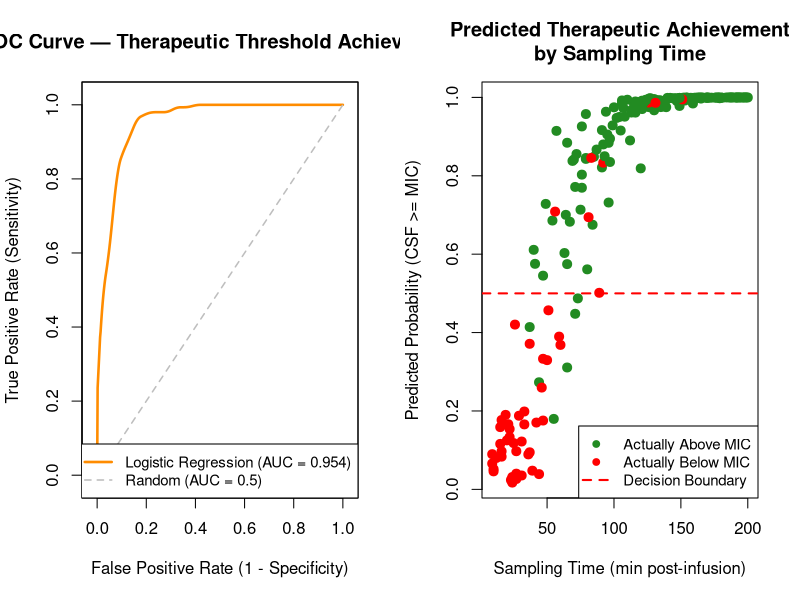
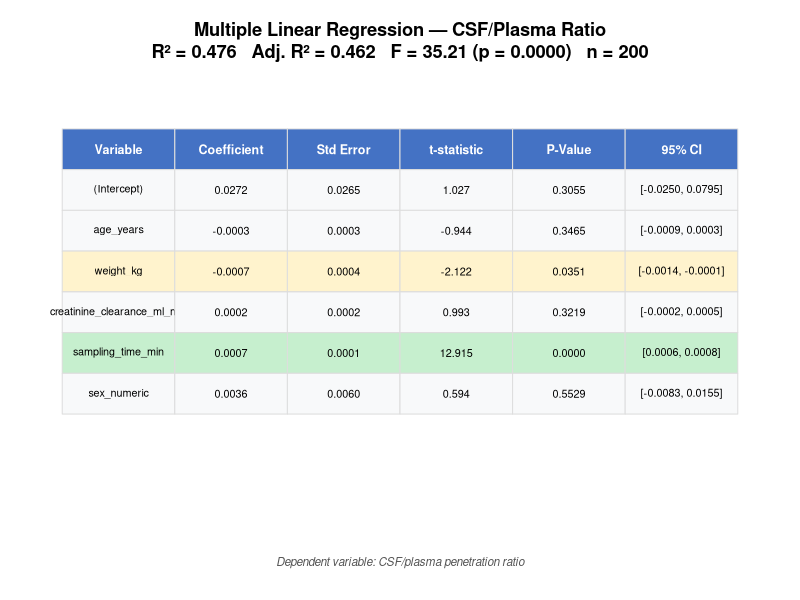

Here is the R script that generated these plots, in order:
# ==============================================================================
# Statistical Analysis: Doripenem BBB Penetration Study (R)
# ==============================================================================
# Based on: Margetis et al. (2011) "Penetration of Intact Blood-Brain Barrier
#           by Doripenem" — Antimicrob Agents Chemother, 55(7):3637-3638
#           https://pmc.ncbi.nlm.nih.gov/articles/PMC3122383/
#
# Analyses performed (NOT in the original paper):
#   Part A — Correlation & Multiple Linear Regression
#   Part B — Logistic Regression for Therapeutic Threshold + ROC/AUC
#
# Dataset: Synthetic (n=200), consistent with published PK profiles.
# ==============================================================================

# --- Install packages if needed ---
required_pkgs <- c("pROC", "car", "caret", "corrplot")
for (pkg in required_pkgs) {
  if (!requireNamespace(pkg, quietly = TRUE)) {
    install.packages(pkg, repos = "https://cloud.r-project.org", quiet = TRUE)
  }
}

library(pROC)
library(car)
library(caret)
library(corrplot)

# ==============================================================================
# 0. LOAD DATA
# ==============================================================================
df <- read.csv("doripenem_bbb_synthetic_data.csv", stringsAsFactors = FALSE)
df$sex_numeric <- ifelse(df$sex == "M", 1, 0)

cat("======================================================================\n")
cat("DORIPENEM BBB PENETRATION — STATISTICAL ANALYSIS (R)\n")
cat("======================================================================\n\n")
cat(sprintf("Dataset: n = %d patients\n", nrow(df)))
cat(sprintf("Therapeutic threshold met (CSF >= 0.25 ug/ml): %d/%d (%.1f%%)\n\n",
            sum(df$therapeutic_threshold_met), nrow(df),
            100 * mean(df$therapeutic_threshold_met)))

cat("--- Descriptive Statistics ---\n\n")
summary_vars <- df[, c("age_years", "weight_kg", "bmi",
                        "creatinine_clearance_ml_min", "sampling_time_min",
                        "plasma_concentration_ug_ml", "csf_concentration_ug_ml",
                        "csf_plasma_ratio")]
print(summary(summary_vars))

# ==============================================================================
# PART A: CORRELATION ANALYSIS & MULTIPLE LINEAR REGRESSION
# ==============================================================================
cat("\n\n======================================================================\n")
cat("PART A: CORRELATION ANALYSIS & MULTIPLE LINEAR REGRESSION\n")
cat("======================================================================\n")

# --- A1: Pearson Correlation Matrix ---
cat("\n--- A1: Pearson Correlation Matrix ---\n\n")
corr_vars <- c("age_years", "weight_kg", "bmi",
               "creatinine_clearance_ml_min", "sampling_time_min",
               "plasma_concentration_ug_ml", "csf_concentration_ug_ml",
               "csf_plasma_ratio")
corr_matrix <- cor(df[, corr_vars], method = "pearson")
print(round(corr_matrix, 3))

# --- A2: Spearman Correlations ---
cat("\n--- A2: Spearman Rank Correlations (CSF conc vs. covariates) ---\n\n")
spearman_vars <- c("sampling_time_min", "weight_kg", "age_years",
                   "creatinine_clearance_ml_min", "bmi",
                   "plasma_concentration_ug_ml")

for (v in spearman_vars) {
  test <- cor.test(df[[v]], df$csf_concentration_ug_ml, method = "spearman",
                   exact = FALSE)
  sig <- ifelse(test$p.value < 0.001, "***",
         ifelse(test$p.value < 0.01, "**",
         ifelse(test$p.value < 0.05, "*", "ns")))
  cat(sprintf("  CSF conc vs %35s: rho = %+.3f, p = %.4f %s\n",
              v, test$estimate, test$p.value, sig))
}

# --- A3: Multiple Linear Regression ---
cat("\n--- A3: Multiple Linear Regression ---\n")
cat("    Outcome: CSF/Plasma Ratio\n")
cat("    Predictors: age, weight, CrCl, sampling_time, sex\n\n")

ols_model <- lm(csf_plasma_ratio ~ age_years + weight_kg +
                  creatinine_clearance_ml_min + sampling_time_min +
                  sex_numeric, data = df)
print(summary(ols_model))

# Confidence intervals
cat("\n--- 95% Confidence Intervals for Coefficients ---\n\n")
print(round(confint(ols_model), 6))

# VIF for multicollinearity
cat("\n--- Variance Inflation Factors (VIF) ---\n\n")
vif_vals <- vif(ols_model)
for (i in seq_along(vif_vals)) {
  flag <- ifelse(vif_vals[i] > 5, " *** HIGH", "")
  cat(sprintf("  %35s: VIF = %.2f%s\n", names(vif_vals)[i], vif_vals[i], flag))
}

# NOTE: Figure 1 (correlation heatmap + scatter) is generated by analysis.py

# ==============================================================================
# PART B: LOGISTIC REGRESSION — THERAPEUTIC THRESHOLD
# ==============================================================================
cat("\n\n======================================================================\n")
cat("PART B: LOGISTIC REGRESSION — THERAPEUTIC THRESHOLD ACHIEVEMENT\n")
cat("======================================================================\n")
cat("\n    Outcome: CSF >= 0.25 ug/ml (binary)\n")
cat("    Predictors: age, weight, CrCl, sampling_time, sex\n\n")

# --- B1: Logistic Regression ---
logit_model <- glm(therapeutic_threshold_met ~ age_years + weight_kg +
                     creatinine_clearance_ml_min + sampling_time_min +
                     sex_numeric,
                   data = df, family = binomial(link = "logit"))
print(summary(logit_model))

# Odds ratios with 95% CI
cat("\n--- Odds Ratios with 95% CI ---\n\n")
or <- exp(coef(logit_model))
ci <- exp(confint(logit_model))
or_table <- data.frame(
  Odds_Ratio = round(or, 4),
  OR_lower_95 = round(ci[, 1], 4),
  OR_upper_95 = round(ci[, 2], 4),
  p_value = round(summary(logit_model)$coefficients[, 4], 4)
)
print(or_table)

# --- B2: Model Performance ---
pred_prob <- predict(logit_model, type = "response")
pred_class <- ifelse(pred_prob >= 0.5, 1, 0)

cat("\n--- Confusion Matrix ---\n\n")
cm <- confusionMatrix(factor(pred_class, levels = c(0, 1)),
                      factor(df$therapeutic_threshold_met, levels = c(0, 1)),
                      positive = "1")
print(cm)

# --- B3: ROC Curve & AUC ---
roc_obj <- roc(df$therapeutic_threshold_met, pred_prob, quiet = TRUE)
auc_val <- auc(roc_obj)

cat(sprintf("\n--- ROC Analysis ---\n"))
cat(sprintf("  AUC = %.3f\n", auc_val))
cat(sprintf("  95%% CI: %.3f - %.3f\n",
            ci.auc(roc_obj, quiet = TRUE)[1],
            ci.auc(roc_obj, quiet = TRUE)[3]))

# --- B4: Cross-Validation (5-fold) ---
cat("\n--- 5-Fold Cross-Validation ---\n\n")
set.seed(42)
train_ctrl <- trainControl(method = "cv", number = 5,
                           classProbs = TRUE,
                           summaryFunction = twoClassSummary)

df_cv <- df
df_cv$outcome <- factor(ifelse(df_cv$therapeutic_threshold_met == 1,
                               "Above", "Below"), levels = c("Below", "Above"))

cv_model <- train(outcome ~ age_years + weight_kg +
                    creatinine_clearance_ml_min + sampling_time_min +
                    sex_numeric,
                  data = df_cv, method = "glm", family = "binomial",
                  trControl = train_ctrl, metric = "ROC")
cat(sprintf("  CV AUC:      %.3f\n", cv_model$results$ROC))
cat(sprintf("  CV Sens:     %.3f\n", cv_model$results$Sens))
cat(sprintf("  CV Spec:     %.3f\n", cv_model$results$Spec))

# --- B5: ROC Plot (Figure 5) ---
png("figure5_logistic_regression.png", width = 1600, height = 700, res = 150)
par(mfrow = c(1, 2))

# Smoothed ROC curve — plot using original roc_obj with interpolated smoothing
# Use high-resolution interpolation on the original ROC for a smooth appearance
fpr_seq <- seq(0, 1, length.out = 500)
tpr_interp <- approx(1 - roc_obj$specificities, roc_obj$sensitivities,
                      xout = fpr_seq, method = "linear", ties = mean)$y
tpr_smooth <- stats::filter(tpr_interp, rep(1/15, 15), sides = 2)
# Fill NA edges from filter with original values
tpr_smooth[is.na(tpr_smooth)] <- tpr_interp[is.na(tpr_smooth)]
# Ensure monotonicity and endpoints
tpr_smooth <- cummax(tpr_smooth)
tpr_smooth[1] <- 0
tpr_smooth[length(tpr_smooth)] <- 1

plot(fpr_seq, tpr_smooth, type = "l", col = "darkorange", lwd = 2.5,
     xlim = c(-0.02, 1.02), ylim = c(-0.02, 1.02),
     main = "ROC Curve — Therapeutic Threshold Achievement",
     xlab = "False Positive Rate (1 - Specificity)",
     ylab = "True Positive Rate (Sensitivity)")
box(col = "black")
segments(0, 0, 1, 1, col = "gray", lty = 2, lwd = 1.5)
legend("bottomright",
       legend = c(sprintf("Logistic Regression (AUC = %.3f)", auc_val),
                  "Random (AUC = 0.5)"),
       col = c("darkorange", "gray"), lty = c(1, 2), lwd = c(2.5, 1.5),
       cex = 0.9)

# Predicted probability by sampling time
plot(df$sampling_time_min, pred_prob,
     col = ifelse(df$therapeutic_threshold_met == 1, "forestgreen", "red"),
     pch = 19, cex = 1.2,
     xlab = "Sampling Time (min post-infusion)",
     ylab = "Predicted Probability (CSF >= MIC)",
     main = "Predicted Therapeutic Achievement\nby Sampling Time")
abline(h = 0.5, col = "red", lty = 2, lwd = 2)
legend("bottomright",
       legend = c("Actually Above MIC", "Actually Below MIC", "Decision Boundary"),
       col = c("forestgreen", "red", "red"),
       pch = c(19, 19, NA), lty = c(NA, NA, 2), lwd = c(NA, NA, 2),
       cex = 0.9)

dev.off()
cat("\nSaved: figure5_logistic_regression.png\n")

# ==============================================================================
# ADDITIONAL TABLE FIGURES (R-generated)
# ==============================================================================

# --- Figure 3: Full OLS Regression Summary Table ---
ols_summary <- summary(ols_model)
ols_coefs <- ols_summary$coefficients
ols_ci <- confint(ols_model)

# Build table data
ols_tab <- data.frame(
  Variable = rownames(ols_coefs),
  Coefficient = sprintf("%.4f", ols_coefs[, "Estimate"]),
  Std_Error = sprintf("%.4f", ols_coefs[, "Std. Error"]),
  t_statistic = sprintf("%.3f", ols_coefs[, "t value"]),
  P_Value = sprintf("%.4f", ols_coefs[, "Pr(>|t|)"]),
  CI_95 = sprintf("[%.4f, %.4f]", ols_ci[, 1], ols_ci[, 2]),
  stringsAsFactors = FALSE
)

png("figure3_ols_summary.png", width = 1400, height = 500, res = 150)
par(mar = c(4, 1, 4, 1))
plot.new()

# Title
title(main = sprintf("Multiple Linear Regression — CSF/Plasma Ratio\nR² = %.3f   Adj. R² = %.3f   F = %.2f (p = %.4f)   n = %d",
                      ols_summary$r.squared, ols_summary$adj.r.squared,
                      ols_summary$fstatistic[1],
                      pf(ols_summary$fstatistic[1], ols_summary$fstatistic[2], ols_summary$fstatistic[3], lower.tail = FALSE),
                      nrow(df)),
      cex.main = 1.1, font.main = 2)

# Table content
col_names <- c("Variable", "Coefficient", "Std Error", "t-statistic", "P-Value", "95% CI")
n_rows <- nrow(ols_tab)
n_cols <- length(col_names)

# Draw table
x_positions <- seq(0.02, 0.98, length.out = n_cols + 1)
y_start <- 0.82
row_height <- 0.10

# Header
for (j in 1:n_cols) {
  rect(x_positions[j], y_start, x_positions[j + 1], y_start + row_height,
       col = "#4472c4", border = "#dddddd")
  text((x_positions[j] + x_positions[j + 1]) / 2, y_start + row_height / 2,
       col_names[j], col = "white", font = 2, cex = 0.75)
}

# Data rows
for (i in 1:n_rows) {
  y_pos <- y_start - i * row_height
  p_val <- ols_coefs[i, "Pr(>|t|)"]
  bg_col <- ifelse(p_val < 0.001, "#c6efce", ifelse(p_val < 0.05, "#fff3cd", "#f8f9fa"))
  row_data <- c(ols_tab$Variable[i], ols_tab$Coefficient[i], ols_tab$Std_Error[i],
                ols_tab$t_statistic[i], ols_tab$P_Value[i], ols_tab$CI_95[i])
  for (j in 1:n_cols) {
    rect(x_positions[j], y_pos, x_positions[j + 1], y_pos + row_height,
         col = bg_col, border = "#dddddd")
    text((x_positions[j] + x_positions[j + 1]) / 2, y_pos + row_height / 2,
         row_data[j], cex = 0.65)
  }
}

# Footnote
mtext("Dependent variable: CSF/plasma penetration ratio", side = 1, line = 1.5,
      cex = 0.7, font = 3, col = "#555555")

dev.off()
cat("Saved: figure3_ols_summary.png\n")

# NOTE: Figure 2 (p-value summary) and Figure 4 (odds ratios + forest plot)
#       are generated by analysis.py

# ==============================================================================
# SUMMARY
# ==============================================================================
cat("\n\n======================================================================\n")
cat("ANALYSIS COMPLETE\n")
cat("======================================================================\n")
cat("
Files generated (R):
  - figure3_ols_summary.png            (full OLS regression table)
  - figure5_logistic_regression.png    (ROC curve + probability plot)

Files generated by analysis.py:
  - figure1_correlation_analysis.png   (heatmap + scatter plot)
  - figure2_pvalue_summary.png         (comprehensive p-value table)
  - figure4_odds_ratios.png            (odds ratios + forest plot)

Analyses performed:
  Part A: Pearson & Spearman correlations, Multiple Linear Regression (OLS)
          with VIF multicollinearity diagnostics
  Part B: Logistic Regression with odds ratios, ROC/AUC, confusion matrix,
          5-fold cross-validation
\n")
